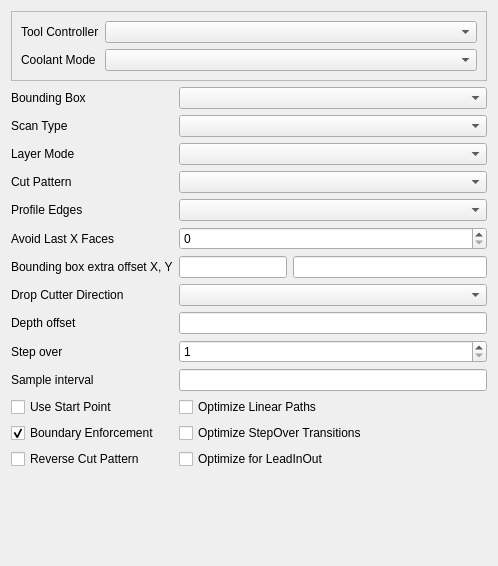
<?xml version="1.0" encoding="UTF-8"?>
<ui version="4.0">
 <class>Form</class>
 <widget class="QWidget" name="Form">
  <property name="geometry">
   <rect>
    <x>0</x>
    <y>0</y>
    <width>498</width>
    <height>566</height>
   </rect>
  </property>
  <property name="windowTitle">
   <string notr="true">Form</string>
  </property>
  <layout class="QGridLayout" name="gridLayout_2">
   <item row="0" column="0">
    <widget class="QFrame" name="frame_2">
     <property name="frameShape">
      <enum>QFrame::StyledPanel</enum>
     </property>
     <property name="frameShadow">
      <enum>QFrame::Raised</enum>
     </property>
     <layout class="QFormLayout" name="formLayout">
      <item row="0" column="0">
       <widget class="QLabel" name="toolController_label">
        <property name="text">
         <string>Tool Controller</string>
        </property>
       </widget>
      </item>
      <item row="0" column="1">
       <widget class="QComboBox" name="toolController">
        <property name="toolTip">
         <string>The tool and its settings to be used for this operation.</string>
        </property>
       </widget>
      </item>
      <item row="1" column="0">
       <widget class="QLabel" name="coolantController_label">
        <property name="text">
         <string>Coolant Mode</string>
        </property>
       </widget>
      </item>
      <item row="1" column="1">
       <widget class="QComboBox" name="coolantController">
        <property name="toolTip">
         <string>The tool and its settings to be used for this operation.</string>
        </property>
       </widget>
      </item>
     </layout>
    </widget>
   </item>
   <item row="1" column="0">
    <layout class="QGridLayout" name="gridLayout">
     <item row="14" column="1">
      <widget class="QCheckBox" name="optimizeEnabled">
       <property name="toolTip">
        <string>Enable optimization of linear paths (co-linear points). Removes unnecessary co-linear points from G-code output.</string>
       </property>
       <property name="text">
        <string>Optimize Linear Paths</string>
       </property>
      </widget>
     </item>
     <item row="5" column="0">
      <widget class="QLabel" name="avoidLastX_Faces_label">
       <property name="text">
        <string>Avoid Last X Faces</string>
       </property>
      </widget>
     </item>
     <item row="0" column="0">
      <widget class="QLabel" name="boundBoxSelect_label">
       <property name="text">
        <string>Bounding Box</string>
       </property>
      </widget>
     </item>
     <item row="15" column="0">
      <widget class="QCheckBox" name="boundaryEnforcement">
       <property name="toolTip">
        <string>If true, the cutter will remain inside the boundaries of the model or selected face(s)</string>
       </property>
       <property name="text">
        <string>Boundary Enforcement</string>
       </property>
       <property name="checked">
        <bool>true</bool>
       </property>
      </widget>
     </item>
     <item row="1" column="0">
      <widget class="QLabel" name="scanType_label">
       <property name="text">
        <string>Scan Type</string>
       </property>
      </widget>
     </item>
     <item row="4" column="1" colspan="2">
      <widget class="QComboBox" name="profileEdges">
       <property name="toolTip">
        <string>Profile the edges of the selection.</string>
       </property>
      </widget>
     </item>
     <item row="6" column="1" colspan="2">
      <layout class="QHBoxLayout" name="horizontalLayout">
       <item>
        <widget class="Gui::InputField" name="boundBoxExtraOffsetX">
         <property name="sizePolicy">
          <sizepolicy hsizetype="Minimum" vsizetype="Preferred">
           <horstretch>0</horstretch>
           <verstretch>0</verstretch>
          </sizepolicy>
         </property>
         <property name="toolTip">
          <string>Additional offset to the selected bounding box along the X axis.</string>
         </property>
         <property name="unit" stdset="0">
          <string notr="true">mm</string>
         </property>
        </widget>
       </item>
       <item>
        <widget class="Gui::InputField" name="boundBoxExtraOffsetY">
         <property name="toolTip">
          <string>Additional offset to the selected bounding box along the Y axis.</string>
         </property>
         <property name="unit" stdset="0">
          <string notr="true">mm</string>
         </property>
        </widget>
       </item>
      </layout>
     </item>
     <item row="3" column="0">
      <widget class="QLabel" name="cutPattern_label">
       <property name="text">
        <string>Cut Pattern</string>
       </property>
      </widget>
     </item>
     <item row="15" column="1">
      <widget class="QCheckBox" name="optimizeStepOverTransitions">
       <property name="toolTip">
        <string>Enable separate optimization of transitions between, and breaks within, each step over path.</string>
       </property>
       <property name="text">
        <string>Optimize StepOver Transitions</string>
       </property>
      </widget>
     </item>
     <item row="12" column="0">
      <widget class="QLabel" name="sampleInterval_label">
       <property name="text">
        <string>Sample interval</string>
       </property>
      </widget>
     </item>
     <item row="5" column="1" colspan="2">
      <widget class="QSpinBox" name="avoidLastX_Faces">
       <property name="toolTip">
        <string>Avoid cutting the last 'N' faces in the Base Geometry list of selected faces.</string>
       </property>
      </widget>
     </item>
     <item row="10" column="1" colspan="2">
      <widget class="QSpinBox" name="stepOver">
       <property name="toolTip">
        <string>The amount by which the tool is laterally displaced on each cycle of the pattern, specified in percent of the tool diameter.

A step over of 100% results in no overlap between two different cycles.</string>
       </property>
       <property name="minimum">
        <number>1</number>
       </property>
       <property name="maximum">
        <number>100</number>
       </property>
       <property name="singleStep">
        <number>5</number>
       </property>
      </widget>
     </item>
     <item row="9" column="0">
      <widget class="QLabel" name="depthOffset_label">
       <property name="text">
        <string>Depth offset</string>
       </property>
      </widget>
     </item>
     <item row="6" column="0">
      <widget class="QLabel" name="boundBoxExtraOffset_label">
       <property name="text">
        <string>Bounding box extra offset X, Y</string>
       </property>
      </widget>
     </item>
     <item row="14" column="0">
      <widget class="QCheckBox" name="useStartPoint">
       <property name="toolTip">
        <string>Make True, if specifying a Start Point</string>
       </property>
       <property name="text">
        <string>Use Start Point</string>
       </property>
      </widget>
     </item>
     <item row="9" column="1" colspan="2">
      <widget class="Gui::InputField" name="depthOffset">
       <property name="toolTip">
        <string>Set the Z-axis depth offset from the target surface.</string>
       </property>
       <property name="unit" stdset="0">
        <string notr="true">mm</string>
       </property>
      </widget>
     </item>
     <item row="8" column="1" colspan="2">
      <widget class="QComboBox" name="dropCutterDirSelect">
       <property name="toolTip">
        <string>Dropcutter lines are created parallel to this axis.</string>
       </property>
      </widget>
     </item>
     <item row="2" column="1" colspan="2">
      <widget class="QComboBox" name="layerMode">
       <property name="toolTip">
        <string>Complete the operation in a single pass at depth, or multiple passes to final depth.</string>
       </property>
      </widget>
     </item>
     <item row="10" column="0">
      <widget class="QLabel" name="stepOver_label">
       <property name="text">
        <string>Step over</string>
       </property>
      </widget>
     </item>
     <item row="2" column="0">
      <widget class="QLabel" name="layerMode_label">
       <property name="text">
        <string>Layer Mode</string>
       </property>
      </widget>
     </item>
     <item row="1" column="1" colspan="2">
      <widget class="QComboBox" name="scanType">
       <property name="toolTip">
        <string>Planar: Flat, 3D surface scan.  Rotational: 4th-axis rotational scan.</string>
       </property>
      </widget>
     </item>
     <item row="3" column="1" colspan="2">
      <widget class="QComboBox" name="cutPattern">
       <property name="toolTip">
        <string>Set the geometric clearing pattern to use for the operation.</string>
       </property>
      </widget>
     </item>
     <item row="0" column="1" colspan="2">
      <widget class="QComboBox" name="boundBoxSelect">
       <property name="toolTip">
        <string>Select the overall boundary for the operation.</string>
       </property>
      </widget>
     </item>
     <item row="4" column="0">
      <widget class="QLabel" name="profileEdges_label">
       <property name="text">
        <string>Profile Edges</string>
       </property>
      </widget>
     </item>
     <item row="8" column="0">
      <widget class="QLabel" name="dropCutterDirSelect_label">
       <property name="text">
        <string>Drop Cutter Direction</string>
       </property>
      </widget>
     </item>
     <item row="12" column="1" colspan="2">
      <widget class="Gui::InputField" name="sampleInterval">
       <property name="toolTip">
        <string>Set the sampling resolution. Smaller values quickly increase processing time.</string>
       </property>
       <property name="unit" stdset="0">
        <string notr="true">mm</string>
       </property>
      </widget>
     </item>
     <item row="16" column="1">
      <widget class="QCheckBox" name="optimizeLeadInOut">
       <property name="toolTip">
        <string>You might have a chance to use the LeadInOut Dressup (avoid Spiral cut pattern).</string>
       </property>
       <property name="text">
        <string>Optimize for LeadInOut </string>
       </property>
      </widget>
     </item>
     <item row="16" column="0">
      <widget class="QCheckBox" name="cutPatternReversed">
       <property name="text">
        <string>Reverse Cut Pattern</string>
       </property>
      </widget>
     </item>
    </layout>
   </item>
   <item row="2" column="0">
    <spacer name="verticalSpacer">
     <property name="orientation">
      <enum>Qt::Vertical</enum>
     </property>
     <property name="sizeHint" stdset="0">
      <size>
       <width>20</width>
       <height>40</height>
      </size>
     </property>
    </spacer>
   </item>
  </layout>
 </widget>
 <customwidgets>
  <customwidget>
   <class>Gui::InputField</class>
   <extends>QLineEdit</extends>
   <header>Gui/InputField.h</header>
  </customwidget>
 </customwidgets>
 <resources/>
 <connections/>
</ui>
